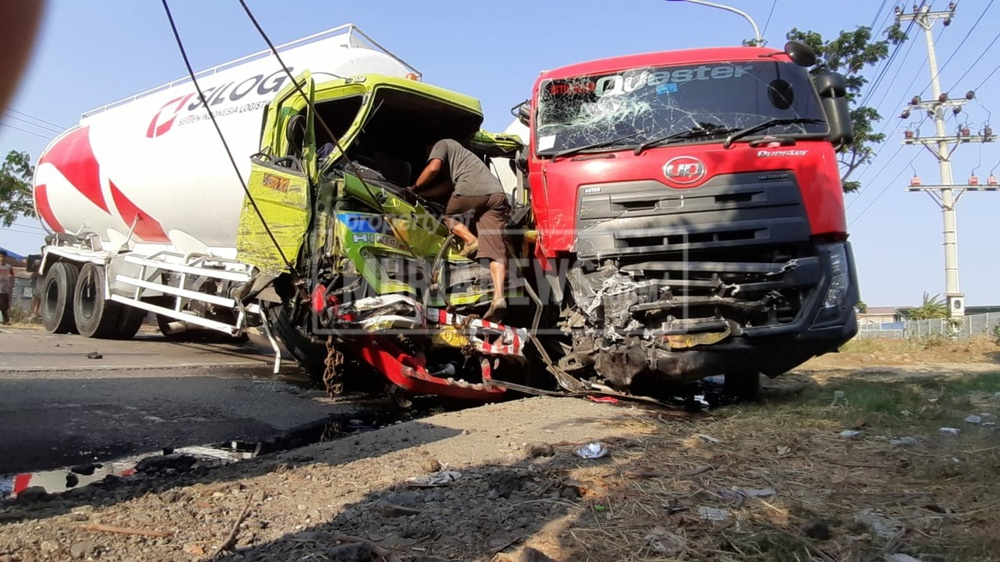
#> input picture GambarUTS.jpg, 1000 x 562 px, shrunk from 1920 x 1080 before the run, found by its file name
$ jupyter execute UTS-1908107010062.ipynb
#> lines starting #> are read from the running program, lines starting #| are printed output that depends on the picture
Nama/NIM : Muhammad Saifullah Sani / 1908107010062
<br>
Tanggal/jam : 08-10-2021 / 09.50

1. Program berikut adalah edge detection. Program ini berguna untuk mengidentifikasi kejadian kecelakaan. Dilihat dari contoh, bentuk truk berbeda jauh dari bentuk truk yang biasanya (normalnya). Teori visi komputer yang digunakan adalah edge detection. Algoritma edge Detection yang digunakan adalah Canny. Dalam algoritma Canny itu sendiri terdapat penggunaan filter Gaussian blur, menghitung gradient, pemilihan tepi, penerapan threshold (ambang batas objek), dan menganalisis tepi yang berhubungan.
<br><br>
Sebagai tambahan, dalam penyajian tampilan gambar, diatur agar menampilkan gambar awal dan gambar hasil dalam baris masing-masing.

[cell 1]
from matplotlib import pyplot as plt
import cv2

img_awal = cv2.imread("gambarUTS.jpg")
#> img_awal is the input picture: shape (562, 1000, 3); mean B, G, R 118, 118.8, 126.3
img = cv2.imread("gambarUTS.jpg", cv2.IMREAD_REDUCED_GRAYSCALE_4)
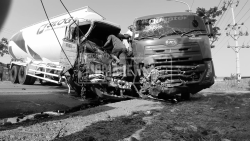
#> img: shape (141, 250); min 1, max 255, mean 120.8
img = cv2.Canny(img, 200, 300)
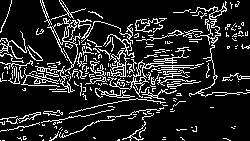
#> img: shape (141, 250); 14.8% white in thin lines or dots

fig = plt.figure(figsize = (100, 70))
fig.add_subplot(10, 1, 1)
plt.imshow(cv2.cvtColor(img_awal, cv2.COLOR_BGR2RGB))
fig.add_subplot(10, 1, 2)
plt.imshow(img)
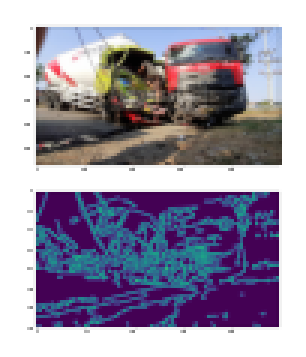
#> figure drawn by matplotlib, 2 panels
